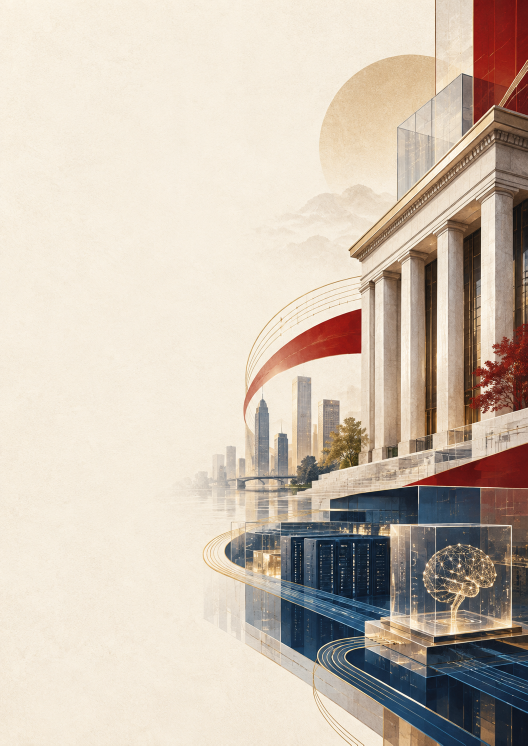
#> input picture docs/competition/assets/body-background-icbc-ai.png, 1055 x 1491 px, found by its file name (shown at 1/2 size)
$ python prepare_pdf_backgrounds.py
#> lines starting #> are read from the running program, lines starting #| are printed output that depends on the picture
from pathlib import Path
from PIL import Image

ROOT = Path("docs/competition/assets")
names = [
    "body-background-icbc-ai.png",
    "body-background-research-evidence.png",
    "body-background-ai-orchestration.png",
]
paper = Image.new("RGB", (1536, 2048), (250, 249, 246))

for name in names:
    source = Image.open(ROOT / name).convert("RGB").resize(paper.size, Image.Resampling.LANCZOS)
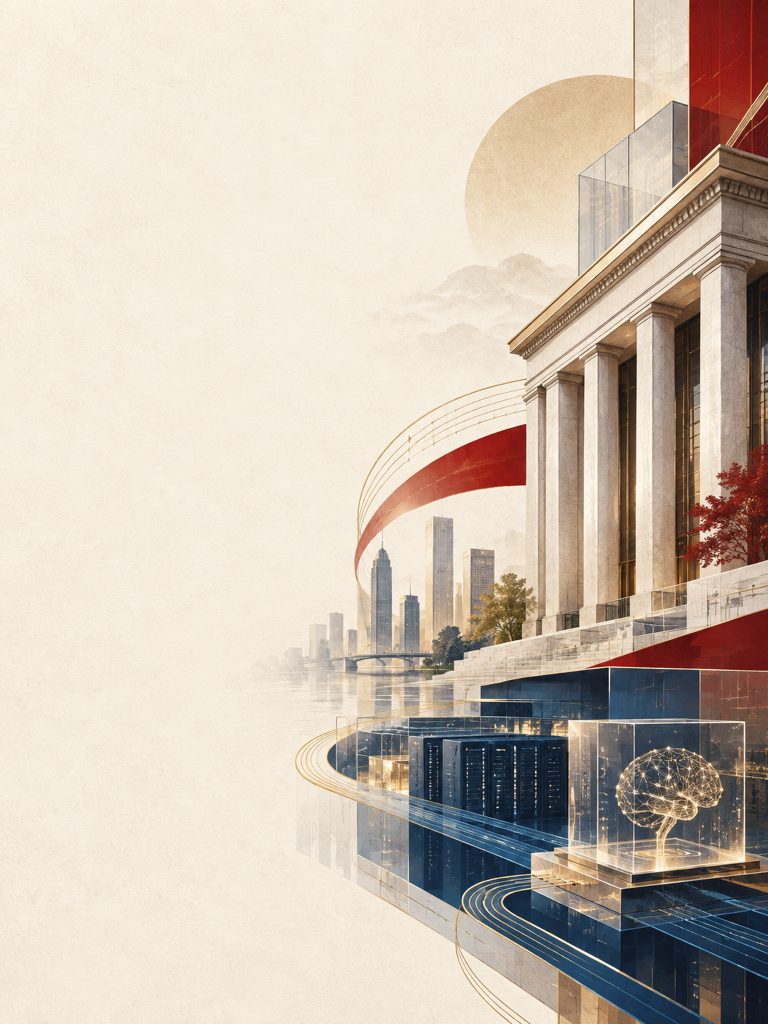
#> source: PIL image 1536x2048 RGB (shown at 1/2 size); mean R, G, B 204, 191.6, 178.2
    result = Image.new("RGB", paper.size)
#> result: PIL image 1536x2048 RGB; every value is 0
    pixels = result.load()
    source_pixels = source.load()
    for x in range(paper.width):
        # 左侧留白区几乎不显图，右侧逐渐保留视觉主体
        progress = x / (paper.width - 1)
        alpha = 0.035 + 0.25 * max(0.0, (progress - 0.28) / 0.72)
        for y in range(paper.height):
            r, g, b = source_pixels[x, y]
#> (the run stopped early here; a loop or call above may not have finished)
